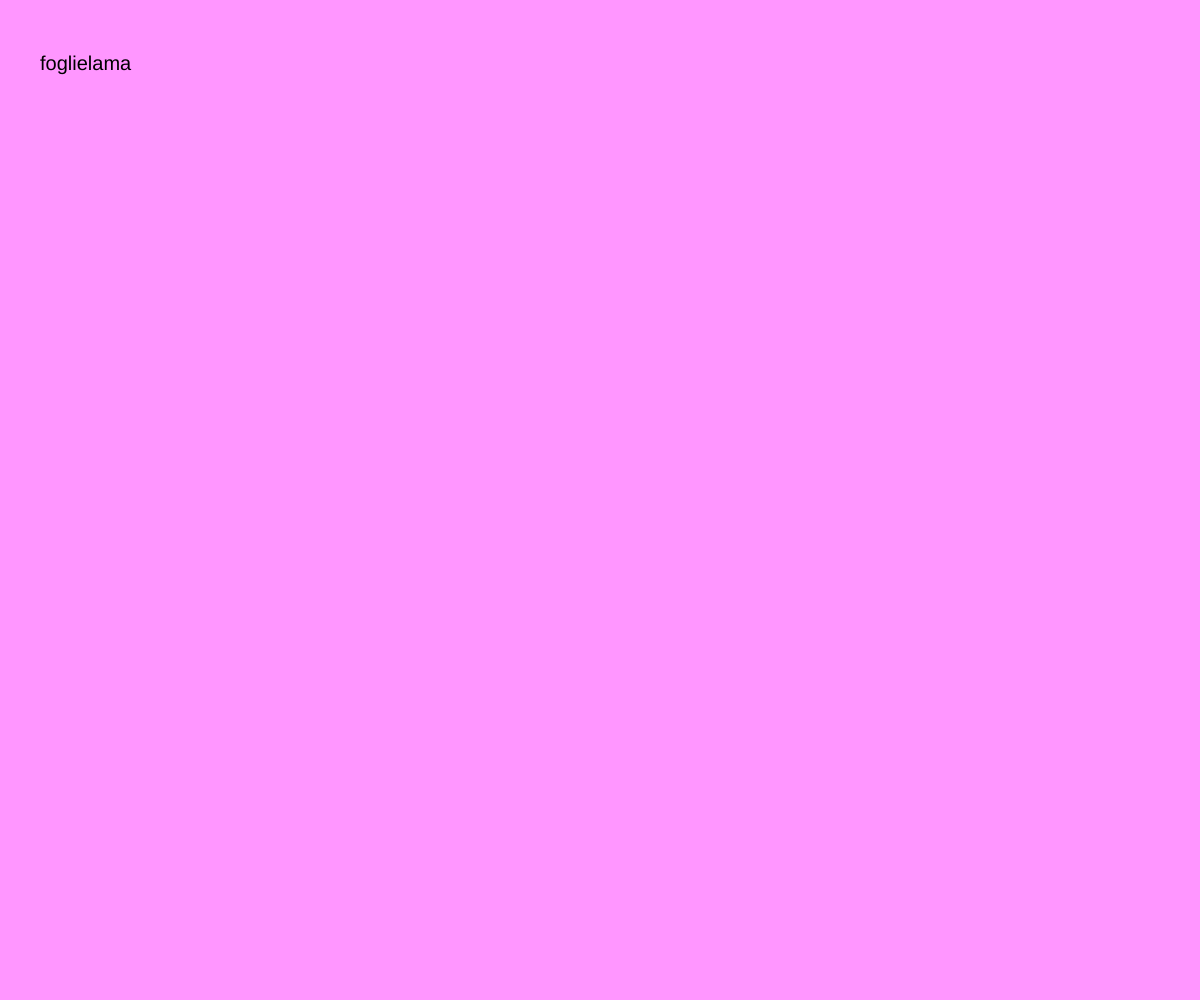
Frame 1 (no input)
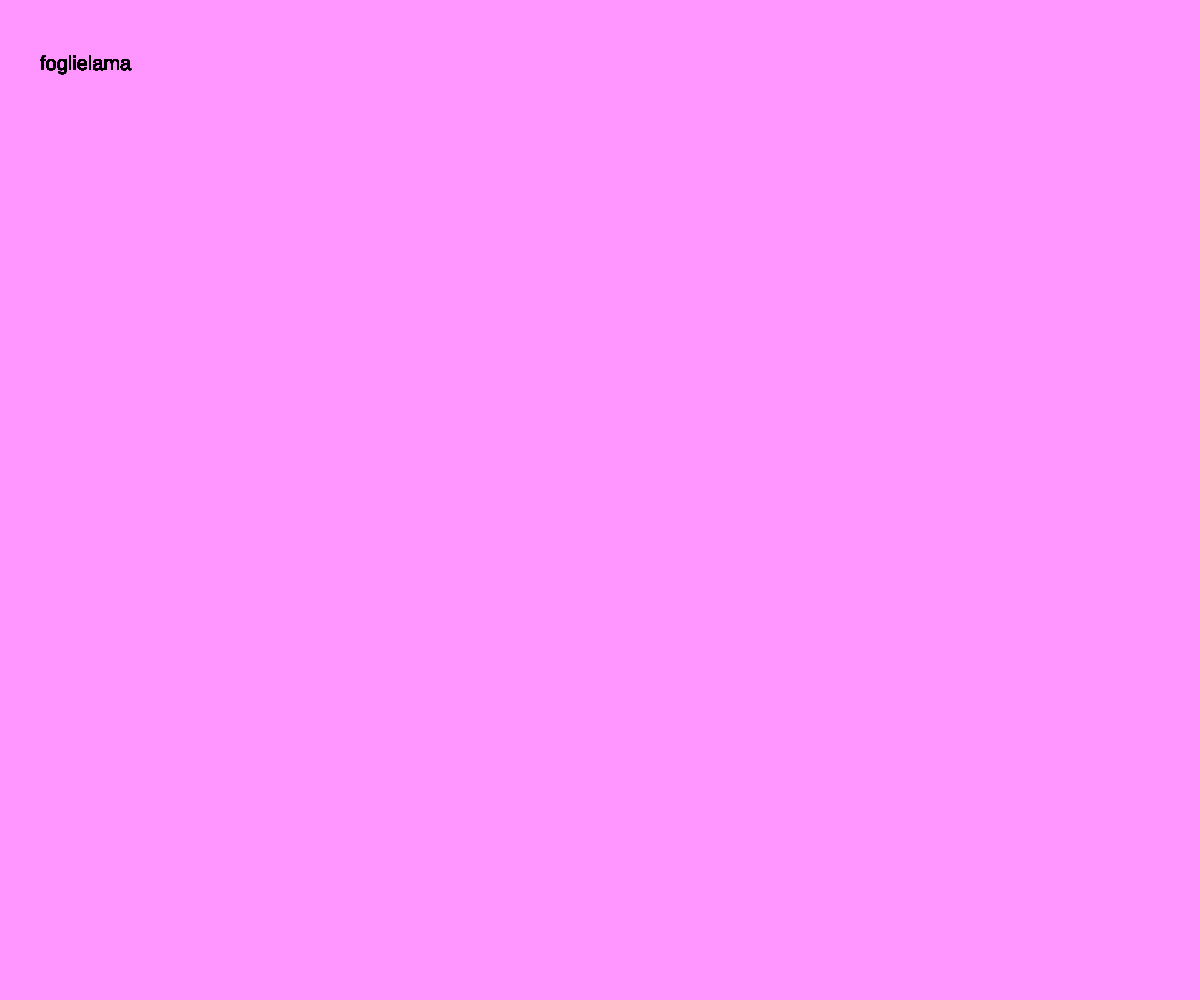
Frame 60 (no input)
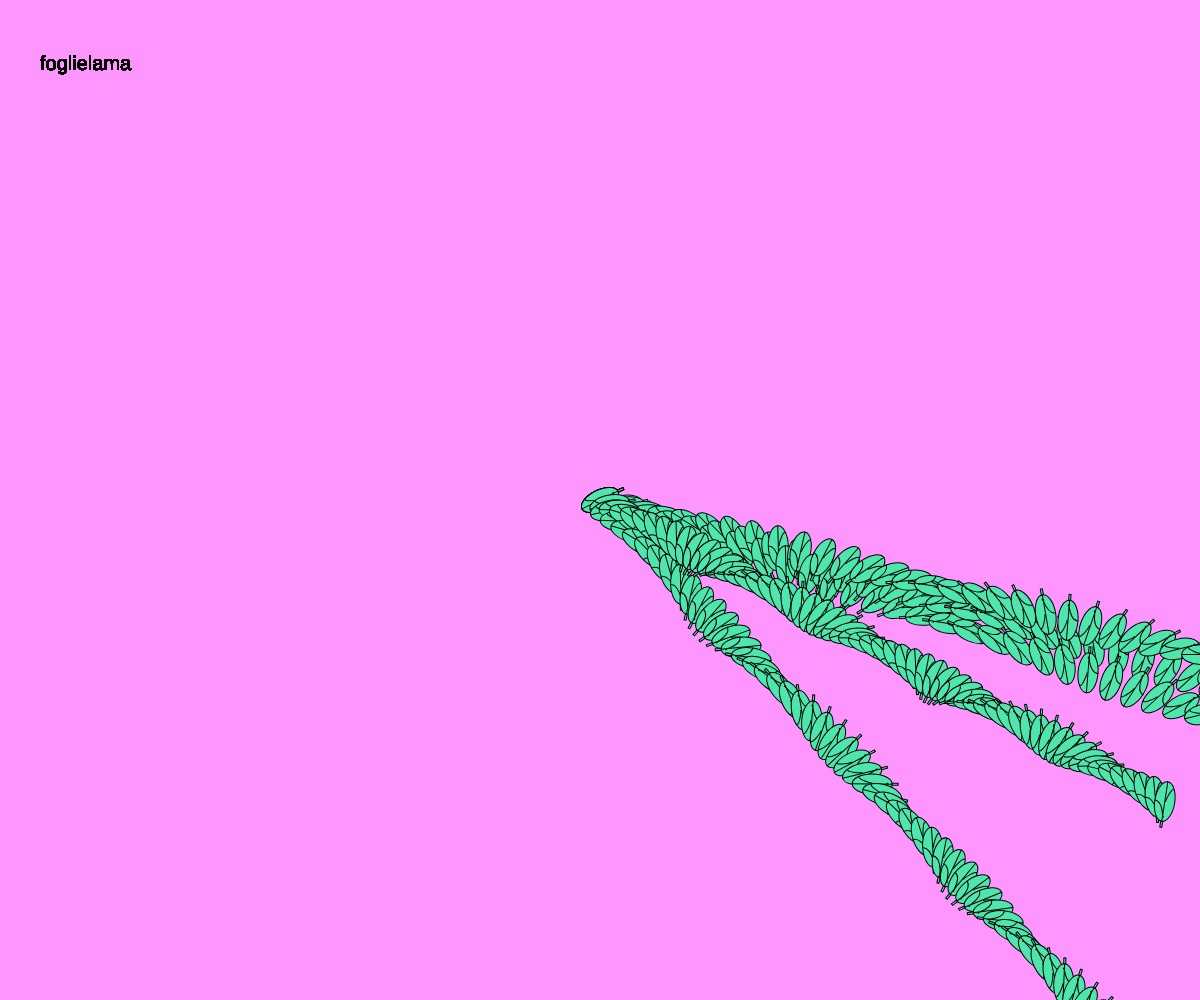
Frame 120 (the mouse pressed at the canvas centre since frame 60)

The p5.js sketch that drew these frames (run headless with seeded random() and noise() and a simulated clock; from frame 60 on, the mouse is pressed at the canvas centre):

// p5.js sketch
// ── sketch.js
function preload(){
  // put preload code here
}

var myFoglielama;
var fogliosity=[];

function setup() {
createCanvas(windowWidth, windowHeight);
background(255,150,255);
}
//al click
function mousePressed(){

  for( var i = 0; i < 5; i ++){
  myFoglielama = new Foglielama(mouseX, mouseY,40,20);
  //voglio ottenere diverse direzioni
  myFoglielama.speedx= random(3,30);
  myFoglielama.speedy= random(2,20);

  fogliosity.push(myFoglielama);
  }
}

function draw() {




//voglio più foglie
for( var j=0; j< fogliosity.length; j++){
  fogliosity[j].display();
  fogliosity[j].move();

}

textSize(20);
  text('foglielama',40,70);

}


function Foglielama(_x, _y, _width,_height){
  this.x=_x;
  this.y=_y;
  this.width= _width;
  this.height=_height;
  this.color= color(78,230,172);
  this.speedx= 2;
  this.speedy=2;

  this.display= function(){
    push();
    translate(this.x, this.y);
    rotate(frameCount/4);
    fill(this.color);
    ellipse(0, 0, this.width, this.height);
    strokeWeight(1);
    line (-20,0,20,0)//
    bezier(-15,1,-20,0,0,0,0,-10);//
    bezier(0,1, 0,0,15,5,13,7);//
    rect(-26,-1,6,2);
    pop();
  }

  this.move= function(){
    this.x += this.speedx ;
    this.y += this.speedy;

  }
}
